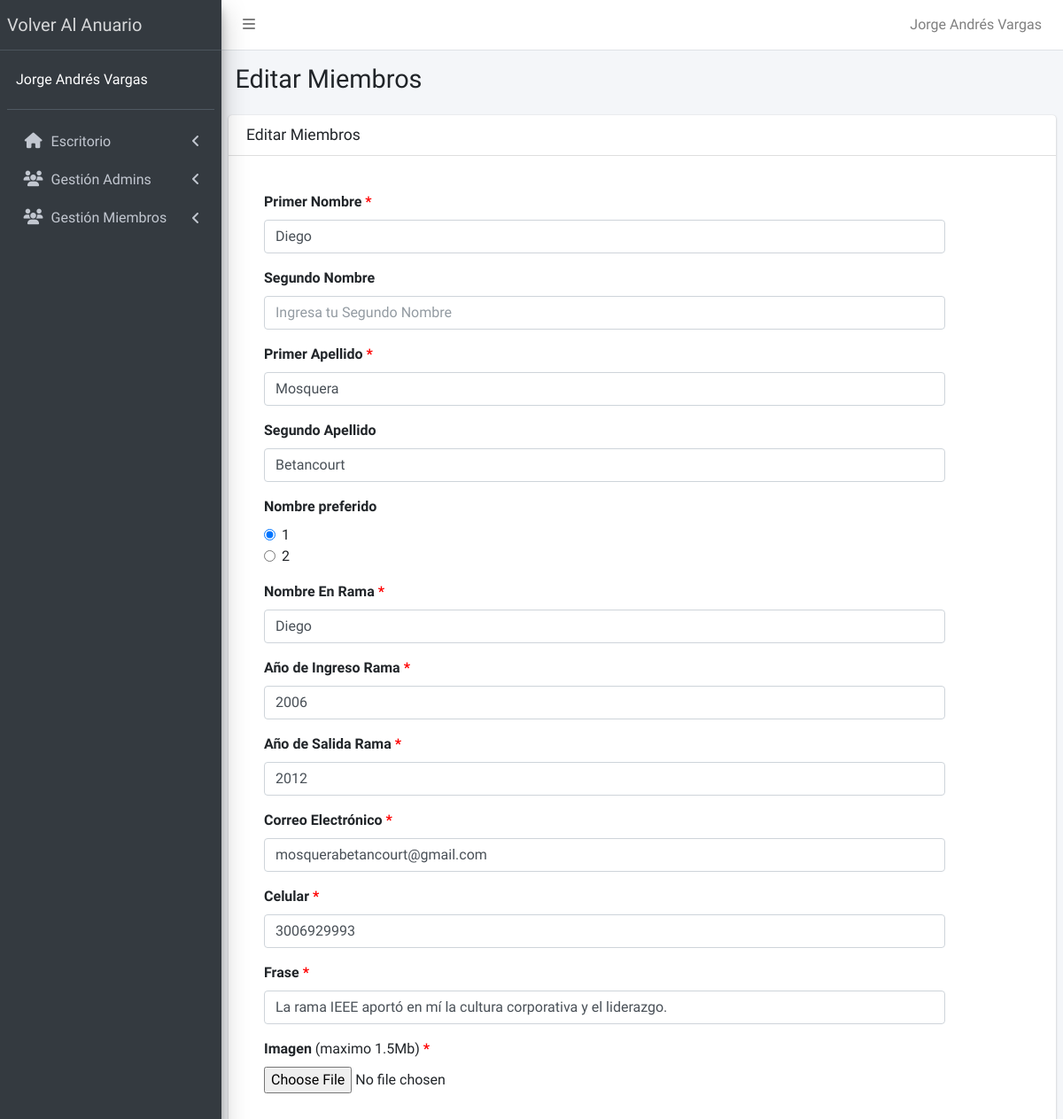
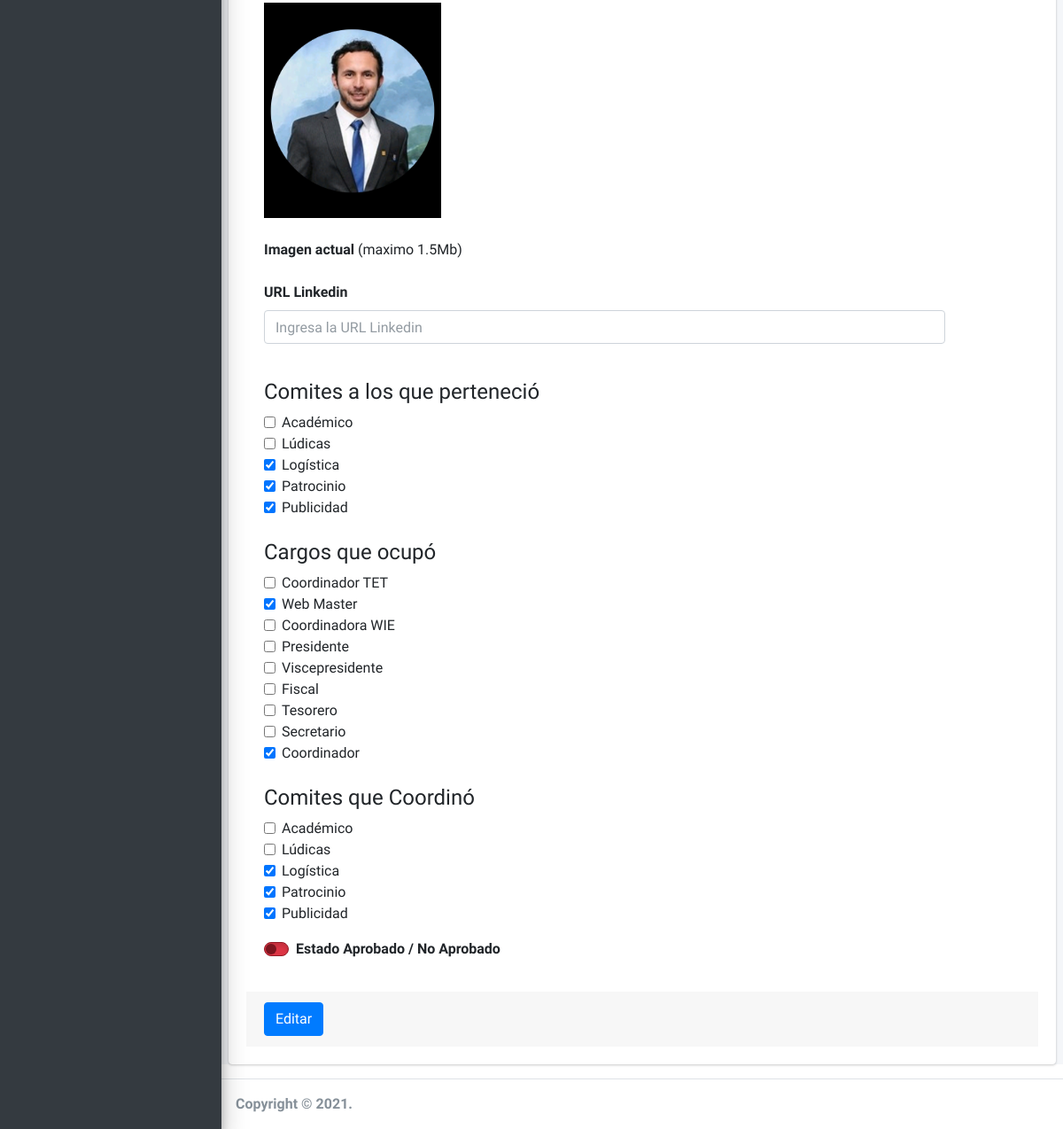
The app's page /admin/editar-miembro.php?id=1 (signed in) with its own data (2 pictures, top to bottom).
### tables this page shows
CREATE TABLE `miembros` (
  `id` int(11) NOT NULL,
  `primerNombre` varchar(30) NOT NULL,
  `segundoNombre` varchar(30) DEFAULT NULL,
  `nombrePreferido` tinyint(4) NOT NULL DEFAULT 1,
  `primerApellido` varchar(30) NOT NULL,
  `segundoApellido` varchar(30) DEFAULT NULL,
  `nombreEnRama` varchar(30) NOT NULL,
  `anioIngresoRama` year(4) NOT NULL,
  `anioSalidaRama` year(4) NOT NULL,
  `correo` varchar(100) NOT NULL,
  `celular` varchar(20) NOT NULL,
  `frase` varchar(400) NOT NULL,
  `urlFoto` varchar(400) NOT NULL,
  `urlLinkedin` varchar(400) DEFAULT NULL,
  `estado` int(1) NOT NULL DEFAULT 0,
  `ocupacionActual` varchar(30) DEFAULT NULL,
  `contactos` varchar(400) DEFAULT NULL
);

CREATE TABLE `comites` (
  `id` int(11) NOT NULL,
  `comite` varchar(20) NOT NULL
);

CREATE TABLE `cargos` (
  `id` int(11) NOT NULL,
  `cargo` varchar(20) NOT NULL,
  `urlLogo` varchar(60) NOT NULL
);

### admin/funciones/quitar_tildes.php (called while the page is built)
<?php
function quitar_tildes($cadena) {
$no_permitidas= array ("á","é","í","ó","ú","Á","É","Í","Ó","Ú","ñ","À","Ã","Ì","Ò","Ù","Ã™","Ã ","Ã¨","Ã¬","Ã²","Ã¹","ç","Ç","Ã¢","ê","Ã®","Ã´","Ã»","Ã‚","ÃŠ","ÃŽ","Ã”","Ã›","ü","Ã¶","Ã–","Ã¯","Ã¤","«","Ò","Ã","Ã„","Ã‹");
$permitidas= array ("a","e","i","o","u","A","E","I","O","U","n","N","A","E","I","O","U","a","e","i","o","u","c","C","a","e","i","o","u","A","E","I","O","U","u","o","O","i","a","e","U","I","A","E");
$texto = str_replace($no_permitidas, $permitidas ,$cadena);
return $texto;
}
?>

### admin/editar-miembro.php (the view, shortened to what this page needs)
<?php
include "funciones/quitar_tildes.php";
include_once "../connection/db_connection.php";
include_once 'templates/header.php';
include_once 'templates/barra.php';
include_once 'templates/navegacion.php';
$id = $_GET['id'];
?>
<div class="content-wrapper">
  <section class="content-header">
    <div class="container-fluid">
      <div class="row mb-2">
        <div class="col-sm-6">
          <h1>Editar Miembros</h1>
        </div>
      </div>
    </div>
  </section>
  <section class="content">
    <div class="card">
      <div class="card-header">
        <h3 class="card-title">Editar Miembros</h3>
      </div>
      <div class="card-body">
        <?php
        $conn = mysqli_connect($host, $user, $pw, $db);
        $sql = "SELECT * FROM miembros WHERE id = $id";
        $resultado = $conn->query($sql);
        $miembro = $resultado->fetch_assoc();
        $sql1 = "SELECT * FROM comites";
        $array_comites = $conn->query($sql1);
        $sql2 = "SELECT cargo,comite FROM cargos_de_miembros WHERE miembro=$id";
        $resultado2 = $conn->query($sql2);
        $sql3 = "SELECT * FROM cargos";
        $array_cargos = $conn->query($sql3);
        $array_comites_coord = [];
        $array_comites_miembro = [];
        $array_cargos_miembro = [];
        while ($cargos_miembro = $resultado2->fetch_assoc()) {
          if ($cargos_miembro['cargo'] == 9) {
            array_push($array_comites_coord, $cargos_miembro['comite']);
          }
          if ($cargos_miembro['cargo'] == 10) {
            array_push($array_comites_miembro, $cargos_miembro['comite']);
          }
          array_push($array_cargos_miembro, $cargos_miembro['cargo']);
        }
        ?>
        <form role="form" enctype="multipart/form-data" name="editar-registro-miembro" id="editar-registro-miembro" method="post" action="modelo-miembro.php">
          <div class="card-body">
            <div class="form-group">
              <input type="text" class="form-control" id="primerNombre" name="primerNombre" placeholder="Ingresa tu Primer Nombre" value="<?php echo $miembro['primerNombre']; ?>" required>
              <label for="primerNombre">Primer Nombre</label>
            </div>
            <div class="form-group">
              <input type="text" class="form-control" id="segundoNombre" name="segundoNombre" placeholder="Ingresa tu Segundo Nombre" value="<?php echo $miembro['segundoNombre']; ?>">
              <label for="segundoNombre">Segundo Nombre</label>
            </div>
            <div class="form-group">
              <input type="text" class="form-control" id="primerApellido" name="primerApellido" placeholder="Ingresa tu Primer Apellido" value="<?php echo $miembro['primerApellido']; ?>" required>
              <label for="primerApellido">Primer Apellido</label>
            </div>
            <div class="form-group">
              <input type="text" class="form-control" id="segundoApellido" name="segundoApellido" placeholder="Ingresa tu Segundo Apellido" value="<?php echo $miembro['segundoApellido']; ?>">
              <label for="segundoApellido">Segundo Apellido</label>
            </div>
            <label>Nombre preferido</label>
            <?php
            if ($miembro['nombrePreferido'] == 1) {
            ?>
              <div class="form-check">
                <input type="radio" class="form-check-input" id="nombrePreferido" value=1 name="nombrePreferido" checked>
                <label for="nombrePreferido1" class="form-check-label">1</label>
              </div>
              <div class="form-check">
                <input type="radio" class="form-check-input" id="nombrePreferido" value=2 name="nombrePreferido">
                <label for="nombrePreferido2" class="form-check-label">2</label>
              </div>
            <?php
            }
            ?>
            <div class="form-group mt-3">
              <input type="text" class="form-control" id="nombreEnRama" name="nombreEnRama" placeholder="Ingresa tu Nombre En Rama" value="<?php echo $miembro['nombreEnRama']; ?>" required>
              <label for="nombreEnRama">Nombre En Rama</label>
            </div>
            <div class="form-group">
              <input type="number" class="form-control" id="anioIngresoRama" name="anioIngresoRama" min="1985" max="<?php echo date("Y"); ?>" value="<?php echo $miembro['anioIngresoRama']; ?>" required>
              <label for="anioIngresoRama">Año de Ingreso Rama</label>
            </div>
            <div class="form-group">
              <input type="number" class="form-control" id="anioSalidaRama" name="anioSalidaRama" min="1985" max="<?php echo date("Y") + 2; ?>" value="<?php echo $miembro['anioSalidaRama']; ?>" required>
              <label for="anioSalidaRama">Año de Salida Rama</label>
            </div>
            <div class="form-group">
              <input type="email" class="form-control" id="correo" name="correo" placeholder="Ingresa tu Correo Electronico" value="<?php echo $miembro['correo']; ?>" required>
              <label for="correo">Correo Electrónico</label>
            </div>
            <div class="form-group">
              <input type="number" class="form-control" id="celular" name="celular" value="<?php echo $miembro['celular']; ?>" required>
              <label for="celular">Celular</label>
            </div>
            <div class="form-group">
              <input type="text" class="form-control" id="frase" name="frase" placeholder="Ingresa tu Frase" value="<?php echo $miembro['frase']; ?>" required>
              <label for="frase">Frase</label>
            </div>
            <div class="form-group">
              <div class="input-group">
                <input type="file" id="imagen-miembro" name="imagen-miembro" accept="image/png, image/jpeg, image/jpg" required>
                <label for="imagen-miembro">Imagen <span style="font-weight: lighter;">(maximo 1.5Mb)</span></label>
              </div>
            </div>
            <div class="form-group">
              <label for="imagen-actual">Imagen actual <span style="font-weight: lighter;">(maximo 1.5Mb)</span></label>
              <br>
              <img src="<?php echo $miembro['urlFoto']; ?>" width="200">
            </div>
            <div class="form-group">
              <input type="text" class="form-control" id="urlLinkedin" name="urlLinkedin" placeholder="Ingresa la URL Linkedin" value="<?php echo $miembro['urlLinkedin']; ?>">
              <label for="urlLinkedin">URL Linkedin</label>
            </div>
            <br>
            <h4>Comites a los que perteneció</h4>
            <?php
            foreach ($array_comites as $comite) {
              $comite_format = strtolower(quitar_tildes($comite['comite']));
            ?>
              <div class="form-check">
                <label for="<?php echo $comite_format; ?>" class="form-check-label"><?php echo $comite['comite']; ?></label>
                <input type="checkbox" class="form-check-input" id="<?php echo $comite_format; ?>" name="<?php echo $comite_format; ?>" value="<?php echo $comite_format; ?>" <?php if (in_array($comite['id'], $array_comites_miembro)) {
                                                                                                                                                                                echo "checked";
                                                                                                                                                                              } ?>>
              </div>
            <?php
            }
            ?>
            <br>
            <h4>Cargos que ocupó</h4>
            <?php
            foreach ($array_cargos as $cargo) {
              if ($cargo['id'] != 10) {
                $cargo_format = lcfirst(str_replace(' ', '', quitar_tildes($cargo['cargo'])));
            ?>
                <div class="form-check">
                  <label for="<?php echo $cargo_format; ?>" class="form-check-label"><?php echo $cargo['cargo'] ?></label>
                  <input type="checkbox" class="form-check-input" id="<?php echo $cargo_format; ?>" name="<?php echo $cargo_format; ?>" value="<?php echo $cargo_format; ?>" <?php if (in_array($cargo['id'], $array_cargos_miembro)) {
                                                                                                                                                                                echo "checked";
                                                                                                                                                                              } ?>>
                </div>
            <?php
              }
            }
            ?>
            <br>
            <h4>Comites que Coordinó</h4>
            <?php
            foreach ($array_comites as $comite) {
              $comite_format = strtolower(quitar_tildes($comite['comite']));
            ?>
              <div class="form-check">
                <label for="<?php echo 'coord_' . $comite_format; ?>" class="form-check-label"><?php echo $comite['comite']; ?></label>
                <input type="checkbox" class="form-check-input" id="<?php echo 'coord_' . $comite_format; ?>" name="<?php echo 'coord_' . $comite_format; ?>" value="<?php echo 'coord' . $comite_format; ?>" <?php if ($array_comites_coord) {
                                                                                                                                                                                                                if (in_array($comite['id'], $array_comites_coord)) {
                                                                                                                                                                                                                  echo "checked";
                                                                                                                                                                                                                }
                                                                                                                                                                                                              } else {
                                                                                                                                                                                                                echo 'disabled';
                                                                                                                                                                                                              } ?>>
              </div>
            <?php
            }
            ?>
            <div class="form-group mt-3">
              <div class="custom-control custom-switch custom-switch-off-danger custom-switch-on-success">
                <label class="custom-control-label" for="customSwitch3">Estado Aprobado / No Aprobado</label>
              </div>
            </div>
          </div>
          <div class="card-footer">
            <button type="submit" class="btn btn-primary">Editar</button>
          </div>
        </form>
      </div>
    </div>
  </section>
</div>
<?php
include_once 'templates/footer.php';
?>

### admin/css/admin.css (style rules this page uses)
.form-group, .form-group .input-group { display: flex; flex-direction: column-reverse; height: fit-content; width: 90%; }
.form-check { display: flex; flex-direction: row; align-items: center; }
.form-check-input { margin-top: 0; }
input:required + label::after, textarea:required + label::after { content: " *"; color: red; }

### records on screen
miembros: primerNombre "Diego", primerApellido "Mosquera", segundoApellido "Betancourt", nombreEnRama "Diego", anioIngresoRama "2006", anioSalidaRama "2012", correo "mosquerabetancourt@gmail.com", celular "3006929993", frase "La rama IEEE aportó en mí la cultura corporativa y el liderazgo.", urlFoto (picture)
comites: comite "Académico"
comites: comite "Lúdicas"
comites: comite "Logística", logistica "☑", id "☑"
comites: comite "Patrocinio", patrocinio "☑", id "☑"
comites: comite "Publicidad", publicidad "☑", id "☑"
cargos: cargo "Coordinador TET"
cargos: cargo "Web Master", webMaster "☑"
cargos: cargo "Coordinadora WIE"
cargos: cargo "Presidente"
cargos: cargo "Viscepresidente"
cargos: cargo "Fiscal"
cargos: cargo "Tesorero"
cargos: cargo "Secretario"
cargos: cargo "Coordinador", coordinador "☑"

### other values on screen
$_SESSION['nombre'] "Jorge Andrés Vargas"
